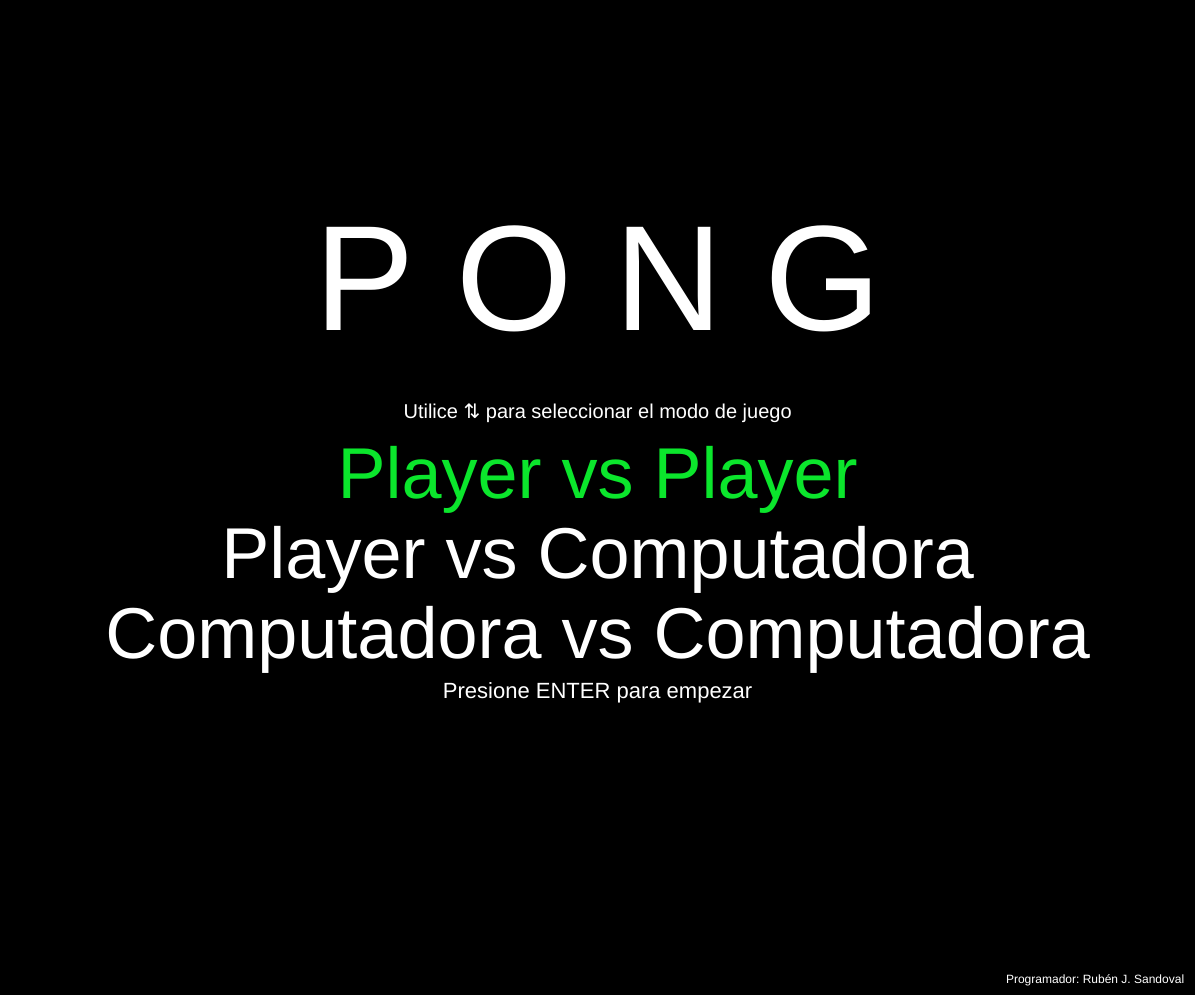
Frame 1 (no input)
Frame 60 (no input): identical to frame 1, image omitted
Frame 120 (the mouse pressed at the canvas centre since frame 60): identical to frame 1, image omitted

The p5.js sketch that drew this single still picture (run headless with seeded random() and noise() and a simulated clock; from frame 60 on, the mouse is pressed at the canvas centre):

// p5.js sketch
// ── sketch.js
//Objectos jugador y pelota
let ball,player1,player2
let backgroundColor = 0;
//Posiciones, dimensiones y velocidad del jugador
let padX = 100,pad2X=0, padY =0 , padW = 30, padH = 200, padSpeed = 25, pad2Speed = 5
//dimensiones de la pelota y velocidad
let ballD = 50, ballSpeedX = 15, ballSpeedY = 10
//puntos
let  offset = 250,pointsY=100,pointsP1 = 0, pointsP2 = 0,txtSize = 40
//Opciones
let isPlayer = true, Player1Name = "Player1", player2Name = "Player2", noPlayers = false,option = 1;
//Menu
let pvpColor = [11, 230, 44], pvcColor =255,cVcColor = 255, activo = true,instrunctionsActive = true;
function setup(){
    createCanvas(windowWidth-5,windowHeight-5);
    pad2X = width-(padX+padW)
    padY = height/2 - padH/2
    ball = new Ball(width/2,height/2,ballD,ballSpeedX,ballSpeedY);
    player1 = new Pad(padX,padY,padW,padH,padSpeed,255,height,ball);
    player2 = new Pad(pad2X,padY,padW,padH,pad2Speed,255,height,ball);
}
function movePlayers(){
    if(keyIsPressed){
        if(keyCode === 87)
            player1.move(true)
        if(keyCode === 83)
            player1.move(false)
        if(isPlayer){
            if(keyCode === UP_ARROW)
            player2.move(true)
            if(keyCode === DOWN_ARROW)
            player2.move(false)
        }
    }
}

function keyPressed(){
    if(activo){
        if(keyCode == UP_ARROW){
            if(option > 1)
                option--;
        }
        if(keyCode == DOWN_ARROW){
            if(option < 3)
                option++;
        }
        switch(option){
            case 1:
                isPlayer = true;
                pvpColor = [11, 230, 44]
                pvcColor = 255;
                cVcColor = 255;
                break;
            case 2:
                isPlayer = false;
                pvcColor = [11, 230, 44]
                pvpColor = 255;
                cVcColor = 255;
                break;
            case 3:
                noPlayers = true;
                cVcColor = [11, 230, 44];
                pvpColor = 255;
                pvcColor = 255;
                player1.speed = pad2Speed;
                ball.speedX = 20;
                ball.speedY = 15;
            break;
            default:
            break;
        }
        if(keyCode === 13)
            activo = false;
    }else{
        if(keyCode === 13)
            instrunctionsActive = false;
    }
}
function menu(){
    fill(255)
    push()
        textAlign(CENTER)
        textSize(150)
        text("P O N G",width/2,330)
        textSize(20)
        text("Utilice ⇅ para seleccionar el modo de juego",width/2,(height/2)-80)
        fill(pvpColor)
        textSize(72)
        text("Player vs Player",width/2,(height/2))
        fill(pvcColor)
        text("Player vs Computadora",width/2,(height/2)+80)
        fill(cVcColor)
        text("Computadora vs Computadora",width/2,(height/2)+160)
        fill(255)
        textSize(22)
        text("Presione ENTER para empezar",width/2,(height/2)+200)
        textSize(12)
        text("Programador: Rubén J. Sandoval",width-100,height-12)
    pop()
}
function instructions(){
    let offsetText = 300;
    push()
        textAlign(CENTER)
        fill(255)
        textSize(30)
        text("Instrucciones",width/2,(height/2)-100)
        textSize(35)
        text("Player1",(width/2)-offsetText,(height/2))
        text("Utilice W para moverse hacia arriba",(width/2)-offsetText,(height/2)+30)
        text("Utilice S para moverse hacia abajo",(width/2)-offsetText,(height/2)+70)
        text("Player 2",(width/2)+offsetText,(height/2))
        text("Utilice ↑ para moverse hacia arriba",(width/2)+offsetText,(height/2)+30)
        text("Utilice ↓ para moverse hacia abajo",(width/2)+offsetText,(height/2)+70)
        textSize(30)
        text("Presione ENTER para empezar",width/2,(height/2)+150)
    pop()
}

function computerPlays(){
    if(ball.speedX > 0){
        if(player2.y > ball.y)
            player2.move(true)
        else
            player2.move(false)
 
    }else {
        if(noPlayers)
            if(player1.y > ball.y)
                player1.move(true)
            else
                player1.move(false)
    }
    if(noPlayers){
        if(ball.speedX < 40)
            ball.speedX+=ball.speedX/10000;
        if(ball.speedY < 30)
            ball.speedY+=ball.speedY/10000;
    }
}

function score(){
    fill(255)
    textSize(textSize)
    push()
    strokeWeight(0)
    text(Player1Name,padX + offset-50,pointsY - 50);
    text(player2Name,pad2X - offset-50,pointsY - 50);
    pop()
    textSize(txtSize)
    text(pointsP1,padX + offset,pointsY);
    text(pointsP2,pad2X - offset,pointsY);
}
function points(winner){
    if(winner === 1){
       pointsP1++
       backgroundColor = 100;
       if(!isPlayer)
        addComputerSpeed()
    }
    else if(winner === 2){   
        pointsP2++
        backgroundColor = 100;
        if(!isPlayer)
            addComputerSpeed()
    }
}
function addComputerSpeed(){
    if(player2.speed < 15 && !noPlayers)
        player2.speed+=0.5;
    else{
        if(player2.speed < 38)
            player2.speed+=0.5;
         if(player1.speed < 40)
            player1.speed+=0.5;
    }

    
}
function play(){
    score()
    noFill()
    line(width/2,0,width/2,height)
    ball.display()
    points(ball.move())
    player1.display()
    player2.display()
    if(!noPlayers)
        movePlayers()
    if(!isPlayer)
        computerPlays()
    else
        player2.speed = player1.speed;
}
function draw(){
    console.log(ball.speedX)
    background(backgroundColor)
    backgroundColor = 0;
    strokeWeight(3)
    if(activo)
        menu();
    else
        if(instrunctionsActive && !noPlayers)
            instructions()
        else
            play()

}

// ── Ball.js
class Ball{
    constructor (x,y,d,speedX,speedY){
        this.initalPos = [x,y]
        this.x = x
        this.y = y
        this.d = d
        this.c = 255
        this.speedX = speedX * this.direction()
        this.speedY = speedY
    }
    display(){
        stroke(this.c)
        circle(this.x,this.y,this.d)
    }
    reset(){
        this.x = this.initalPos[0]
        this.y = this.initalPos[1]
        this.speedX*=this.direction()
    }
    direction(){
        return (Math.floor(Math.random() * 2) == 1)?1:-1
    }
    move(){
        let collision = this.collide()
        this.x+=this.speedX
        this.y+=this.speedY
        return collision
    }
    collide(){
        if(this.y > windowHeight- this.d/2 || this.y + this.d/2 < this.d)
            this.speedY =-this.speedY
        //Derecha
        if(this.x > windowWidth-(this.d/2)){
            this.speedX =-this.speedX;
            this.reset()
            return 1
        }
        //Izquierda
        if(this.x + this.d/2 < this.d){
            this.speedX =-this.speedX
            this.reset()
            return 2;
        }
        return 0;
    }
}
// ── pad.js
class Pad{
    constructor(x,y,w,h,speed,color,screenH,ball){
        this.x = x
        this.y = y
        this.w = w
        this.h = h
        this.speed = speed
        this.color = color;
        this.screenH = screenH
        this.ball = ball
    }
    display(){
        stroke(this.color)
        rect(this.x,this.y,this.w,this.h)
        this.collide()
    }
    collide(){
      if(this.ball.x < this.x + this.w && this.ball.x + this.ball.d/2 > this.x &&
             this.ball.y < this.y + this.h && this.ball.y + this.ball.d/2 > this.y)
                this.ball.speedX = -this.ball.speedX;
            
    }
    move(up){
        if(up){
            if(this.y >= 0)
                this.y-=this.speed;
        }
        else
            if(this.y + this.h < this.screenH)
                this.y+=this.speed
    }

}
